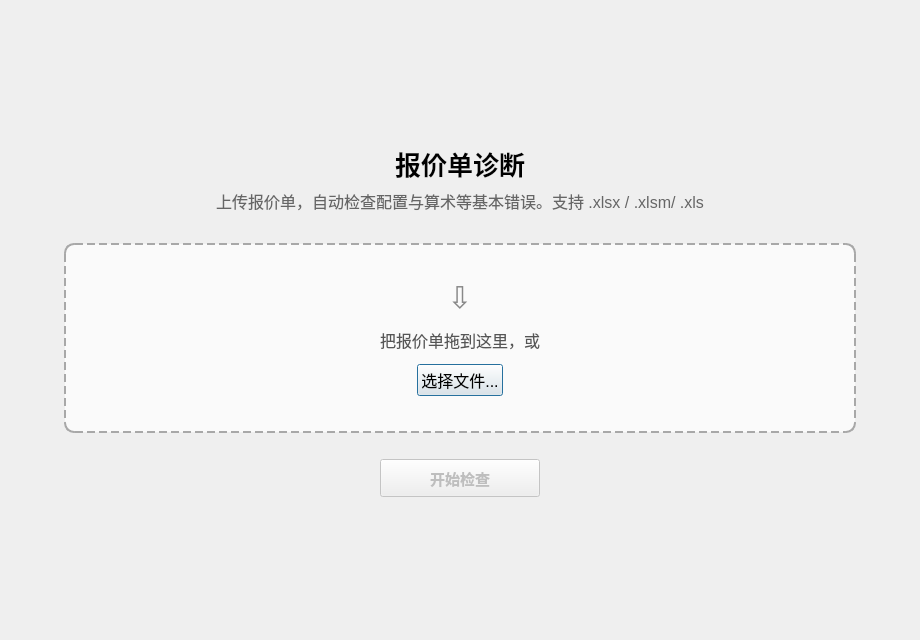
<?xml version="1.0" encoding="UTF-8"?>
<ui version="4.0">
 <class>AuditDialog</class>
 <widget class="QDialog" name="AuditDialog">
  <property name="geometry">
   <rect>
    <x>0</x>
    <y>0</y>
    <width>920</width>
    <height>640</height>
   </rect>
  </property>
  <property name="windowTitle">
   <string>报价诊断 - COPA</string>
  </property>
  <layout class="QVBoxLayout" name="mainLayout">
   <property name="spacing">
    <number>6</number>
   </property>
   <property name="leftMargin">
    <number>0</number>
   </property>
   <property name="topMargin">
    <number>0</number>
   </property>
   <property name="rightMargin">
    <number>0</number>
   </property>
   <property name="bottomMargin">
    <number>0</number>
   </property>
   <item>
    <widget class="QStackedWidget" name="stack">
     <widget class="QWidget" name="pageSelect">
      <layout class="QVBoxLayout" name="selectLayout">
       <property name="spacing">
        <number>6</number>
       </property>
       <property name="leftMargin">
        <number>64</number>
       </property>
       <property name="topMargin">
        <number>12</number>
       </property>
       <property name="rightMargin">
        <number>64</number>
       </property>
       <property name="bottomMargin">
        <number>12</number>
       </property>
       <item>
        <spacer name="topSpacer">
         <property name="orientation">
          <enum>Qt::Orientation::Vertical</enum>
         </property>
         <property name="sizeHint" stdset="0">
          <size>
           <width>0</width>
           <height>40</height>
          </size>
         </property>
        </spacer>
       </item>
       <item>
        <widget class="QLabel" name="titleLabel">
         <property name="styleSheet">
          <string notr="true">font-size: 26px; font-weight: bold;</string>
         </property>
         <property name="text">
          <string>报价单诊断</string>
         </property>
         <property name="alignment">
          <set>Qt::AlignmentFlag::AlignCenter</set>
         </property>
        </widget>
       </item>
       <item>
        <widget class="QLabel" name="hintLabel">
         <property name="font">
          <font>
           <pointsize>12</pointsize>
          </font>
         </property>
         <property name="styleSheet">
          <string notr="true">color: #666666;</string>
         </property>
         <property name="text">
          <string>上传报价单，自动检查配置与算术等基本错误。支持 .xlsx / .xlsm/ .xls</string>
         </property>
         <property name="alignment">
          <set>Qt::AlignmentFlag::AlignCenter</set>
         </property>
        </widget>
       </item>
       <item>
        <spacer name="midSpacer">
         <property name="orientation">
          <enum>Qt::Orientation::Vertical</enum>
         </property>
         <property name="sizeType">
          <enum>QSizePolicy::Policy::Fixed</enum>
         </property>
         <property name="sizeHint" stdset="0">
          <size>
           <width>0</width>
           <height>24</height>
          </size>
         </property>
        </spacer>
       </item>
       <item>
        <widget class="QFrame" name="dropZone">
         <property name="minimumSize">
          <size>
           <width>0</width>
           <height>190</height>
          </size>
         </property>
         <property name="styleSheet">
          <string notr="true">QFrame#dropZone {
    border: 2px dashed #A8A8A8;
    border-radius: 10px;
    background-color: #FAFAFA;
}
QFrame#dropZone[dragOver=&quot;true&quot;] {
    border: 2px dashed #C00000;
    background-color: #FFF3F3;
}</string>
         </property>
         <layout class="QVBoxLayout" name="dropLayout">
          <property name="spacing">
           <number>12</number>
          </property>
          <item>
           <spacer name="dropTopSpacer">
            <property name="orientation">
             <enum>Qt::Orientation::Vertical</enum>
            </property>
            <property name="sizeHint" stdset="0">
             <size>
              <width>0</width>
              <height>16</height>
             </size>
            </property>
           </spacer>
          </item>
          <item>
           <widget class="QLabel" name="dropIcon">
            <property name="styleSheet">
             <string notr="true">font-size: 30px; color: #888888; border: none;</string>
            </property>
            <property name="text">
             <string>⇩</string>
            </property>
            <property name="alignment">
             <set>Qt::AlignmentFlag::AlignCenter</set>
            </property>
           </widget>
          </item>
          <item>
           <widget class="QLabel" name="dropLabel">
            <property name="font">
             <font>
              <pointsize>12</pointsize>
             </font>
            </property>
            <property name="styleSheet">
             <string notr="true">color: #555555; border: none;</string>
            </property>
            <property name="text">
             <string>把报价单拖到这里，或</string>
            </property>
            <property name="alignment">
             <set>Qt::AlignmentFlag::AlignCenter</set>
            </property>
           </widget>
          </item>
          <item alignment="Qt::AlignmentFlag::AlignHCenter">
           <widget class="QPushButton" name="btnChoose">
            <property name="font">
             <font>
              <pointsize>12</pointsize>
             </font>
            </property>
            <property name="text">
             <string>选择文件...</string>
            </property>
           </widget>
          </item>
          <item>
           <spacer name="dropBottomSpacer">
            <property name="orientation">
             <enum>Qt::Orientation::Vertical</enum>
            </property>
            <property name="sizeHint" stdset="0">
             <size>
              <width>0</width>
              <height>16</height>
             </size>
            </property>
           </spacer>
          </item>
         </layout>
        </widget>
       </item>
       <item>
        <widget class="QLabel" name="fileLabel">
         <property name="styleSheet">
          <string notr="true">color: #333333; font-weight: bold;</string>
         </property>
         <property name="text">
          <string/>
         </property>
         <property name="alignment">
          <set>Qt::AlignmentFlag::AlignCenter</set>
         </property>
        </widget>
       </item>
       <item alignment="Qt::AlignmentFlag::AlignHCenter">
        <widget class="QPushButton" name="btnStart">
         <property name="enabled">
          <bool>false</bool>
         </property>
         <property name="minimumSize">
          <size>
           <width>160</width>
           <height>38</height>
          </size>
         </property>
         <property name="font">
          <font>
           <pointsize>-1</pointsize>
           <bold>true</bold>
          </font>
         </property>
         <property name="styleSheet">
          <string notr="true">font-weight: bold; font-size: 15px;</string>
         </property>
         <property name="text">
          <string>开始检查</string>
         </property>
        </widget>
       </item>
       <item>
        <spacer name="bottomSpacer">
         <property name="orientation">
          <enum>Qt::Orientation::Vertical</enum>
         </property>
         <property name="sizeHint" stdset="0">
          <size>
           <width>0</width>
           <height>56</height>
          </size>
         </property>
        </spacer>
       </item>
      </layout>
     </widget>
     <widget class="QWidget" name="pageProgress">
      <layout class="QVBoxLayout" name="progressLayout">
       <item>
        <spacer name="pTopSpacer">
         <property name="orientation">
          <enum>Qt::Orientation::Vertical</enum>
         </property>
         <property name="sizeHint" stdset="0">
          <size>
           <width>0</width>
           <height>0</height>
          </size>
         </property>
        </spacer>
       </item>
       <item>
        <widget class="QLabel" name="progressTitle">
         <property name="styleSheet">
          <string notr="true">font-size: 20px; font-weight: bold;</string>
         </property>
         <property name="text">
          <string>正在批阅</string>
         </property>
         <property name="alignment">
          <set>Qt::AlignmentFlag::AlignCenter</set>
         </property>
        </widget>
       </item>
       <item>
        <widget class="QLabel" name="fileTag">
         <property name="styleSheet">
          <string notr="true">color: #666666;</string>
         </property>
         <property name="text">
          <string/>
         </property>
         <property name="alignment">
          <set>Qt::AlignmentFlag::AlignCenter</set>
         </property>
        </widget>
       </item>
       <item>
        <widget class="QLabel" name="progressLabel">
         <property name="styleSheet">
          <string notr="true">font-family: &quot;Consolas&quot;, &quot;Courier New&quot;, monospace; font-size: 18px; color: #C00000;</string>
         </property>
         <property name="text">
          <string>[□□□□□□□□□□] 0/6</string>
         </property>
         <property name="alignment">
          <set>Qt::AlignmentFlag::AlignCenter</set>
         </property>
        </widget>
       </item>
       <item>
        <widget class="QLabel" name="progressHint">
         <property name="styleSheet">
          <string notr="true">color: #444444;</string>
         </property>
         <property name="text">
          <string/>
         </property>
         <property name="alignment">
          <set>Qt::AlignmentFlag::AlignCenter</set>
         </property>
        </widget>
       </item>
       <item>
        <spacer name="pBottomSpacer">
         <property name="orientation">
          <enum>Qt::Orientation::Vertical</enum>
         </property>
         <property name="sizeHint" stdset="0">
          <size>
           <width>0</width>
           <height>0</height>
          </size>
         </property>
        </spacer>
       </item>
      </layout>
     </widget>
     <widget class="QWidget" name="pageResult">
      <layout class="QVBoxLayout" name="resultLayout">
       <property name="leftMargin">
        <number>12</number>
       </property>
       <property name="topMargin">
        <number>12</number>
       </property>
       <property name="rightMargin">
        <number>12</number>
       </property>
       <property name="bottomMargin">
        <number>8</number>
       </property>
       <item>
        <widget class="QSplitter" name="splitter">
         <property name="orientation">
          <enum>Qt::Orientation::Horizontal</enum>
         </property>
         <widget class="QTableWidget" name="tableWidget">
          <property name="editTriggers">
           <set>QAbstractItemView::EditTrigger::NoEditTriggers</set>
          </property>
          <property name="selectionMode">
           <enum>QAbstractItemView::SelectionMode::SingleSelection</enum>
          </property>
          <property name="selectionBehavior">
           <enum>QAbstractItemView::SelectionBehavior::SelectRows</enum>
          </property>
          <property name="columnCount">
           <number>6</number>
          </property>
          <attribute name="horizontalHeaderStretchLastSection">
           <bool>true</bool>
          </attribute>
          <attribute name="verticalHeaderVisible">
           <bool>false</bool>
          </attribute>
          <column>
           <property name="text">
            <string>工作表</string>
           </property>
          </column>
          <column>
           <property name="text">
            <string>行</string>
           </property>
          </column>
          <column>
           <property name="text">
            <string>名称 / 型号</string>
           </property>
          </column>
          <column>
           <property name="text">
            <string>问题码</string>
           </property>
          </column>
          <column>
           <property name="text">
            <string>级别</string>
           </property>
          </column>
          <column>
           <property name="text">
            <string>问题</string>
           </property>
          </column>
         </widget>
         <widget class="QTextBrowser" name="detailBrowser">
          <property name="styleSheet">
           <string notr="true">QTextBrowser { border: 1px solid #D0D0D0; background: #FCFCFC; }</string>
          </property>
         </widget>
        </widget>
       </item>
       <item>
        <layout class="QHBoxLayout" name="bottomBar">
         <item>
          <widget class="QLabel" name="statLabel">
           <property name="styleSheet">
            <string notr="true">color: #333333;</string>
           </property>
           <property name="text">
            <string/>
           </property>
          </widget>
         </item>
         <item>
          <widget class="QPushButton" name="btnOpenFolder">
           <property name="text">
            <string>打开报告文件夹</string>
           </property>
          </widget>
         </item>
         <item>
          <widget class="QPushButton" name="btnAgain">
           <property name="text">
            <string>重新检查</string>
           </property>
          </widget>
         </item>
        </layout>
       </item>
      </layout>
     </widget>
    </widget>
   </item>
  </layout>
 </widget>
 <resources/>
 <connections/>
</ui>
